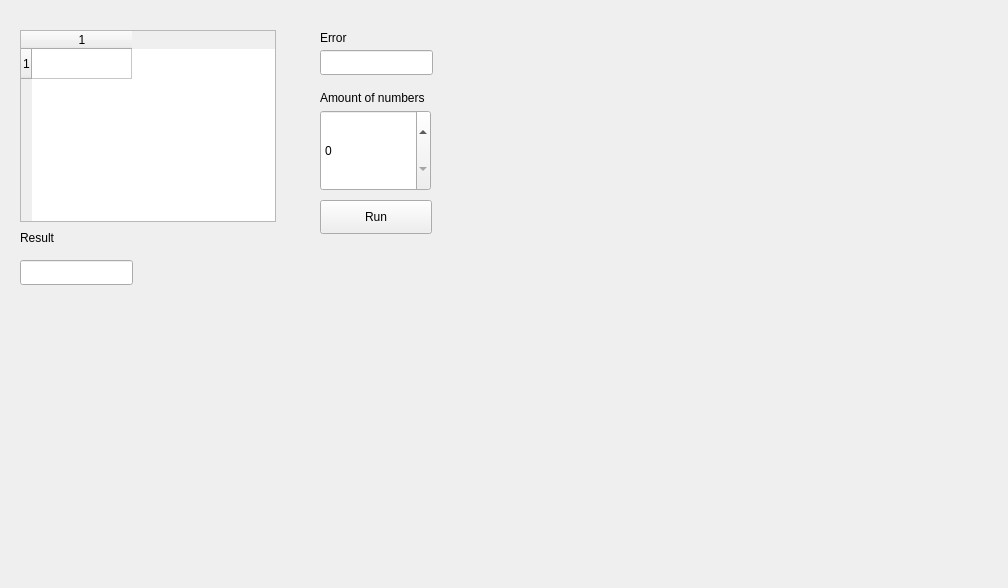
<?xml version="1.0" encoding="UTF-8"?>
<ui version="4.0">
 <class>Widget</class>
 <widget class="QWidget" name="Widget">
  <property name="geometry">
   <rect>
    <x>0</x>
    <y>0</y>
    <width>1008</width>
    <height>588</height>
   </rect>
  </property>
  <property name="windowTitle">
   <string>Widget</string>
  </property>
  <widget class="QTableWidget" name="tabl">
   <property name="geometry">
    <rect>
     <x>20</x>
     <y>30</y>
     <width>256</width>
     <height>192</height>
    </rect>
   </property>
   <row>
    <property name="text">
     <string>1</string>
    </property>
   </row>
   <column>
    <property name="text">
     <string>1</string>
    </property>
   </column>
  </widget>
  <widget class="QPushButton" name="kn">
   <property name="geometry">
    <rect>
     <x>320</x>
     <y>200</y>
     <width>112</width>
     <height>34</height>
    </rect>
   </property>
   <property name="text">
    <string>Run</string>
   </property>
  </widget>
  <widget class="QLineEdit" name="lineEdit">
   <property name="geometry">
    <rect>
     <x>20</x>
     <y>260</y>
     <width>113</width>
     <height>25</height>
    </rect>
   </property>
  </widget>
  <widget class="QLineEdit" name="mist">
   <property name="geometry">
    <rect>
     <x>320</x>
     <y>50</y>
     <width>113</width>
     <height>25</height>
    </rect>
   </property>
   <property name="readOnly">
    <bool>true</bool>
   </property>
  </widget>
  <widget class="QSpinBox" name="spinBox">
   <property name="geometry">
    <rect>
     <x>320</x>
     <y>110</y>
     <width>111</width>
     <height>81</height>
    </rect>
   </property>
  </widget>
  <widget class="QLabel" name="label">
   <property name="geometry">
    <rect>
     <x>320</x>
     <y>30</y>
     <width>55</width>
     <height>16</height>
    </rect>
   </property>
   <property name="text">
    <string>Error</string>
   </property>
  </widget>
  <widget class="QLabel" name="label_2">
   <property name="geometry">
    <rect>
     <x>20</x>
     <y>230</y>
     <width>55</width>
     <height>16</height>
    </rect>
   </property>
   <property name="text">
    <string>Result</string>
   </property>
  </widget>
  <widget class="QLabel" name="label_3">
   <property name="geometry">
    <rect>
     <x>320</x>
     <y>90</y>
     <width>121</width>
     <height>16</height>
    </rect>
   </property>
   <property name="text">
    <string>Amount of numbers</string>
   </property>
  </widget>
 </widget>
 <layoutdefault spacing="6" margin="11"/>
 <resources/>
 <connections/>
</ui>
